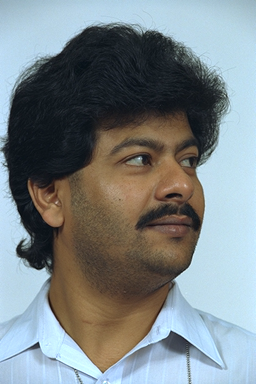
%> input picture FERET/1/12.ppm, 256 x 384 px, given in place of 17.ppm, which was not available
$ octave FERET.m   (GNU Octave 9; MATLAB toolbox functions it lacks are replaced by stand-ins)
%> lines starting %> are read from the running program, lines starting %| are printed output that depends on the picture; pictures that were not available may be replaced by others from this repository, and a replacement may not be noted
### ScaleNorm.m
function output = ScaleNorm(I,FilterWidth,EdgeSelectivity1,EdgeSelectivity2);

[row,col] = size(I);
storeI = I;


for i = 1 : row
    for j = 1 : col
gaussian_filter(i,j) = ( exp(   - 1 .* ( (((row./2)-i).^ 2) + (((col./2)-j).^ 2) )  ./ (FilterWidth.^2) ));
    end
end

I = double(I) .* (gaussian_filter);

for i = 1 : row
    for j = 1 : col
        if(j == col)
            I(i,j) = I(i,j);
        else
            I(i,j) = 2 .* (abs(I(i,j) - I(i,j+1)));
        end
    end
end

for i = 1 : col
    for j = 1 : row
        if(j == row)
            I(j,i) = I(j,i);
        else
            I(j,i) = 2 .* (abs(I(j,i) - I(j+1,i)));
        end
    end
end


for i = 1 : row
    for j = 1 : col
        if( (I(i,j) <= EdgeSelectivity1 && i <= round(row./2)) || (I(i,j) <= EdgeSelectivity2 && i > round(row./2)))
            I(i,j) = 0;
        end
    end
end

leftmost = col;
rightmost = 1;
for i = 1 : round(row./2)
    for j = 1 : col
       if(I(i,j) ~= 0 && j < leftmost)
           leftmost = j;
       end
       if(I(i,j) ~= 0 && j > rightmost)
           rightmost = j;
       end
    end
end
leftmost;
rightmost;

topmost = row;
bottommost = 1;
for i = 1 : col
    for j = 1 : row
        if(I(j,i) ~= 0 && j < topmost)
            topmost = j;
        end
        if(I(j,i) ~= 0 && j > bottommost)
            bottommost = j;
        end
    end
end
topmost;
bottommost;

output = storeI(topmost:bottommost,leftmost:rightmost);
%figure, imshow(uint8(storeI(topmost:bottommost,leftmost:rightmost)));
%surf(gaussian_filter);

### FERET.m
% Face Recognition System with DWT/DCT as feature extractor
% and the proposed DOFS (dual objective feature selector) (or BPSO) as the feature selector
% Euclidean distance is the metric for the classifier
% Prajwal Shanthakumar (1MS10EC079) and Siddharth Srivatsa(1MS10EC120)
clc
close all
clear all

global ReductionFactor  classmeanarray totalmeanarray GlobalBestP DatabaseVariance SubjectVariance ReductionMethod Separation;


DatabaseChoice = 2; % FERET database

FilterWidth = 50;
EdgeSelectivity1 = 20;
EdgeSelectivity2 = 20;

% WaveletChoice = input('1. Haar\n2. Daubechies db4\n3. Biorthogonal 1.3\n4. Reverse biorthogonal 1.3\n5. Symlet 4\n6. Co-iflet 1 \n');
WaveletChoice = 0;
% NoOfDecompositions = input('\nEnter no. of DWT decompositions ');
NoOfDecompositions = 0;
%DctFact = input('Enter DCT extraction factor ');
DctFact = 8;
%Adjust = input('Enter DCT adjust ');
Adjust = 3;

Selector = 1;
%Selector = input('1.Proposed Dual Objective Feature Selector \n 2. Binary Particle Swarm Optimization ');
if( Selector == 2 )

    IniSigmoidalPar = input('Enter Sigmoidal Parameter ');
    Threshold = input('Enter BPSO selection threshold ');
    SigmoidalPar = IniSigmoidalPar;

else
    ReductionMethod = 2;
    %ReductionMethod = input('1.Selecting above a Threshold 2.Specifying reduction factor ');
    if(ReductionMethod == 1)
        ReductionFactor = input('Enter threshold ');
        Separation = input('Enter spacing between selected features ');
    else
        %ReductionFactor = input('Enter Selector Reduction Factor ');
        ReductionFactor = 4;
    end

end
trials  = input('Enter no. of trials ');
%> the answer given: 3

percentsum(:,:) = zeros(1,trials);                                  % Variable to store the RR percentages of each trial


switch(DatabaseChoice)
    case 1,
        database = 'C:\Users\Prajwal\Documents\Research stuff\Databases\ORL\s'; training = 4; testing = 6; subjects = 40; ext = '.pgm';
        databasename = 'ORL';
    case 2,
        %database = 'C:\Users\Prajwal\Documents\Face Recognition\Databases\New_Feret\'; training = 8; testing = 12; subjects = 35; ext = '.ppm';
        database = '\FERET\'; training = 8; testing = 12; subjects = 35; ext = '.ppm';
        curdir = pwd;
        database = strcat(curdir,database);
        databasename = 'FERET';
        %current_dir = pwd;
        %database = dir([current_dir '..\FERET\']);
    case 3,
        database = 'C:\Users\Prajwal\Documents\Research stuff\Databases\YaleB\'; training = 3; testing = 16; subjects = 28; ext = '.pgm';
        databasename = 'Extended Yale B';
    case 4,
        database = 'C:\Users\Prajwal\Documents\Research stuff\Databases\Pie\OriginalCMUPIEMixed\s'; training = 5; testing = 8; subjects = 20; ext = '.jpg';
        databasename = 'CMU PIE';
end
imagespersubject = testing + training;                              % Images per subject in the database


switch(WaveletChoice)
    case 1,
        wavelet = 'haar';
    case 2,
        wavelet = 'db4';
    case 3,
        wavelet = 'bior1.3';
    case 4,
        wavelet = 'rbio1.3';
    case 5,
        wavelet = 'sym4';
    case 6,
        wavelet = 'coif1';
end


Velocity = 1;                                                               % A 'particle' is a 4D array ( particle(:,:,:,:) )
Position = 2;                                                               % The 4th dimension is the particle Number
Cost = 3;                                                                   % The 3rd dimension for the each 'particle' is one of it's characteristics.
LocalBestPosition = 4;                                                      % The fields are 1) It's present velocity 2) It's present position.
LocalBestCost = 5;                                                          % 3) It's present fitness(cost) 4) It's best position 5) It's best fitness.

% The 1st and 2nd dimensions (row matrix) store the extracted feature set.


% Original Height, Original Width
% height, width


for x = 1 : trials
    FaceNum = 1;                                                            % Variable which generates the Serial Number of the training face
    % takes values from 1 : NumSubject * NumTraining


    %%                                                                TRAINING


    trainingtemp = tic;                                                                         % Training begins

    % PRE - PROCESSING


    for(j = 1 : subjects)

        TrainingSet(1,:,j) = randperm(imagespersubject,training);

        for(i = 1 : training)

            trainface = imread(strcat(database,num2str(j),'\',num2str(TrainingSet(1,i,j)),ext));
%> trainface is the input picture: size 384x256x3 uint8; mean R, G, B 123.9, 132.3, 135

            if(x == 1 && j == 1 && i == 1)
                [originalheight,originalwidth,m] = size(trainface);
%> originalheight = 384; originalwidth = 256; m = 3
            end


            trainface = rgb2gray(trainface);
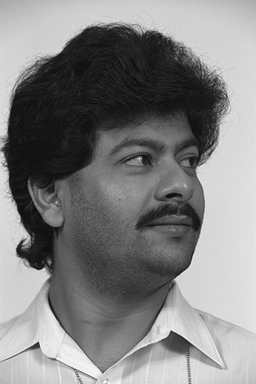
%> trainface: size 384x256 uint8; min 7, max 255, mean 130


            trainface = (imresize(trainface, 1 ./ (2 .^ (DatabaseChoice))));
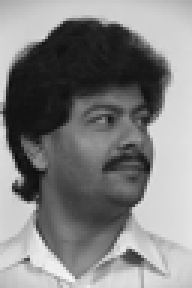
%> trainface: size 96x64 uint8 (shown 3 times larger); min 11, max 246, mean 130

            [height,width] = size(trainface);
%> height = 96; width = 64

            storeface1{FaceNum} = trainface;

            %              face = ScaleFunc(face);
            storeface1{FaceNum} = ScaleNorm(trainface,FilterWidth,EdgeSelectivity1,EdgeSelectivity2);
%> after the loop in ScaleNorm, `for i = 1 : row`:
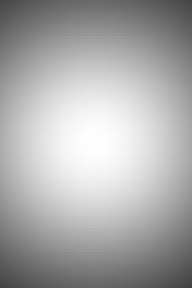
%> gaussian_filter: size 96x64 double (shown 3 times larger); min 0.264, max 1, mean 0.67
%> in ScaleNorm, `I = double(I) .* (gaussian_filter);`:
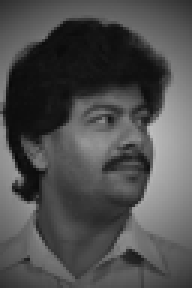
%> I: size 96x64 double (shown 3 times larger); min 8.31, max 190.6, mean 79.1
%> after the loop in ScaleNorm, `for i = 1 : row`:
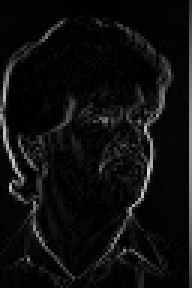
%> I: size 96x64 double (shown 3 times larger); min 0.00488, max 221.7, mean 15
%> after the loop in ScaleNorm, `for i = 1 : col`:
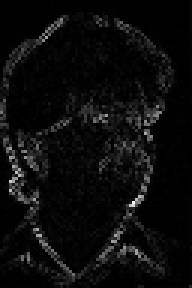
%> I: size 96x64 double (shown 3 times larger); min 0.00111, max 334.4, mean 16.2; drawn with min black and max white
%> after the loop in ScaleNorm, `for i = 1 : round(row./2)`: leftmost = 1; rightmost = 58
%> after the loop in ScaleNorm, `for i = 1 : col`: bottommost = 96; topmost = 6
%> in ScaleNorm, `output = storeI(topmost:bottommost,leftmost:rightmost);`:
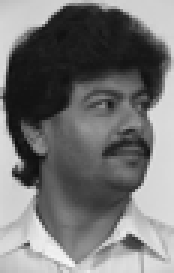
%> output: size 91x58 uint8 (shown 3 times larger); min 11, max 246, mean 116.9


            storeface1{FaceNum} = imresize(storeface1{FaceNum},[height, width]);


            [ReducedHeight,ReducedWidth] = size(storeface1{FaceNum});
%> ReducedHeight = 96; ReducedWidth = 64
%> (the run ends here)

$ run again, on FERET/1/13.ppm
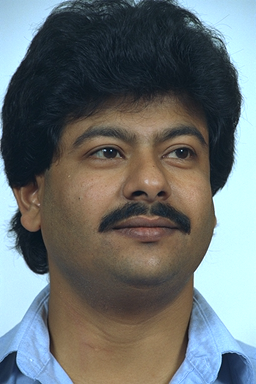
%> input picture FERET/1/13.ppm, 256 x 384 px, given in place of 17.ppm, which was not available
%> trainface is the input picture: size 384x256x3 uint8; mean R, G, B 105, 111.8, 111.8
%> after the loop in ScaleNorm, `for i = 1 : col`:
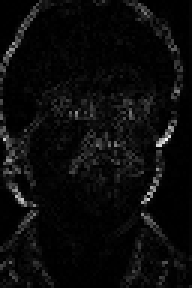
%> I: size 96x64 double (shown 3 times larger); min 6.71e-05, max 341.8, mean 15.5; drawn with min black and max white
%> after the loop in ScaleNorm, `for i = 1 : round(row./2)`: leftmost = 1; rightmost = 61
%> after the loop in ScaleNorm, `for i = 1 : col`: bottommost = 96; topmost = 1
%> in ScaleNorm, `output = storeI(topmost:bottommost,leftmost:rightmost);`:
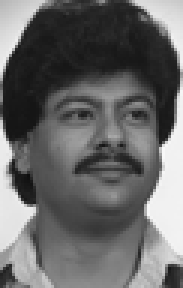
%> output: size 96x61 uint8 (shown 3 times larger); min 14, max 248, mean 103.9
%> ReducedHeight = 96; ReducedWidth = 64

$ run again, on FERET/1/15.ppm
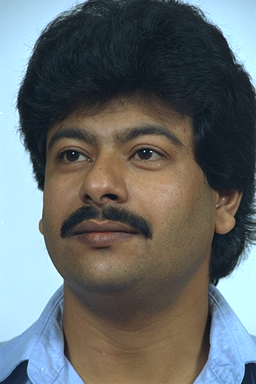
%> input picture FERET/1/15.ppm, 256 x 384 px, given in place of 17.ppm, which was not available
%> trainface is the input picture: size 384x256x3 uint8; mean R, G, B 100.7, 106.9, 107.5
%> after the loop in ScaleNorm, `for i = 1 : col`:
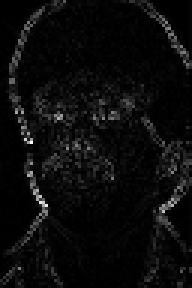
%> I: size 96x64 double (shown 3 times larger); min 0.000724, max 304.7, mean 14.3; drawn with min black and max white
%> after the loop in ScaleNorm, `for i = 1 : round(row./2)`: leftmost = 3; rightmost = 64
%> after the loop in ScaleNorm, `for i = 1 : col`: bottommost = 96; topmost = 1
%> in ScaleNorm, `output = storeI(topmost:bottommost,leftmost:rightmost);`:
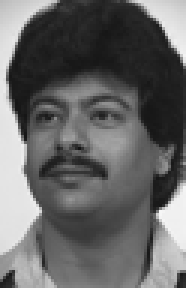
%> output: size 96x62 uint8 (shown 3 times larger); min 19, max 246, mean 101.6
%> ReducedHeight = 96; ReducedWidth = 64
